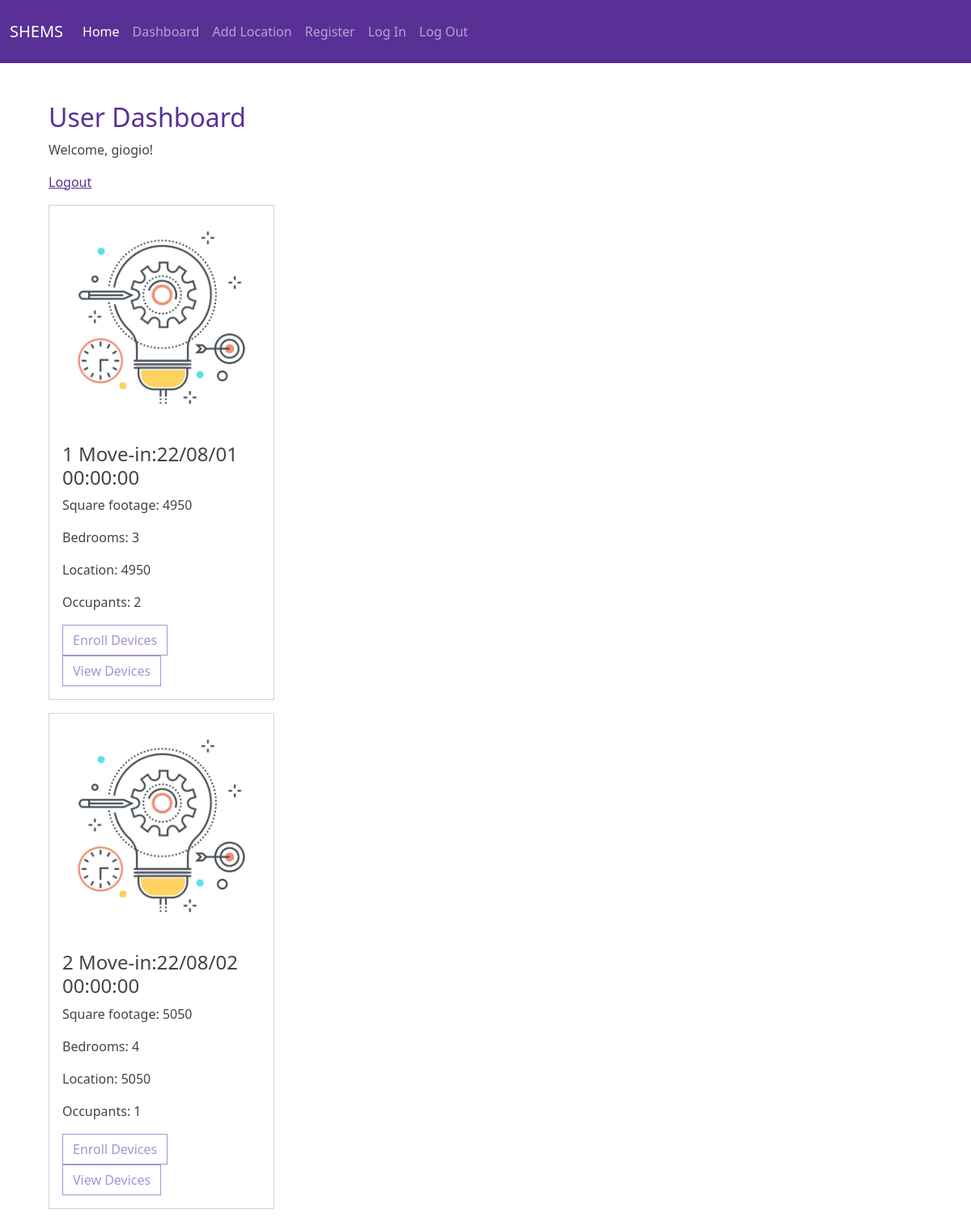
/dashboard (signed in), run on the app's committed database.
### tables this page shows
CREATE TABLE ServiceLocation (
               LocationID INT(5) PRIMARY KEY,
               UserID INT(5) NOT NULL,
               AddressID INT(5) NOT NULL,
               move_in_date VARCHAR(50) NOT NULL,
               square_footage INT(10) NOT NULL,
               bedrooms INT(5) NOT NULL,
               occupants INT(5) NOT NULL,
               hidden BOOLEAN NOT NULL,
               FOREIGN KEY (UserID) REFERENCES User(UserID),
               FOREIGN KEY (AddressID) REFERENCES Address(AddressID));

### app.py (the view)
@app.route('/dashboard')
def dashboard():
    if 'user_id' in session:
        connection = get_db_connection()
        cursor = connection.cursor()
        locations = cursor.execute('SELECT * FROM ServiceLocation WHERE UserID = ?', (session['user_id'],)).fetchall()
        return render_template('dashboard.html', user_locations=locations)
    else:
        return redirect(url_for('login'))

### app.py (called while the page is built)
def get_db_connection():
    connection = sqlite3.connect('shems.db')
    connection.row_factory = sqlite3.Row
    return connection

### templates/dashboard.html (shortened to what this page needs)
{% extends 'base.html' %}
{% block content %}
<div class="container mt-5 ms-5">
  <h2 class="text-primary">User Dashboard</h2>
  <p>Welcome, {{ session.username }}!</p>
  <a href="/logout">Logout</a>
    {% if user_locations %}
    {% for location in user_locations %}
        <div class="col-lg-3 col-md-6 col-sm-12">
            <div class="card my-3">
            <img src="{{url_for('static', filename='homepage_img.jpeg')}}"/>
            <div class="card-body">
                <div class="card-title">
                    <h4>
                        {{ location.LocationID }} Move-in:{{ location.move_in_date }}
                    </h4>
                </div>
                <p>Square footage: {{location.square_footage}}</p>
                <p>Bedrooms: {{location.bedrooms}}</p>
                <p>Location: {{location.square_footage}}</p>
                <p>Occupants: {{location.occupants}}</p>
                <a href="{{ url_for('enroll_device') }}" class="btn btn-rounded btn-outline-secondary">Enroll Devices</a>
                <a href="{{ url_for('devices') }}" class="btn btn-rounded btn-outline-secondary">View Devices</a>
            </div>
            </div>
        </div>
    {% endfor %}
    {% else %}
        <div class="d-flex container mt-5">
            <h3>No locations yet. Try adding a new location.</h3>
        </div>
    {% endif %}
</div>
{% endblock %}

### templates/base.html (shortened to what this page needs)
<!DOCTYPE html>
<html lang="en">
<head>
    <link rel="stylesheet" href="https://cdn.jsdelivr.net/npm/bootswatch@5.3.2/dist/pulse/bootstrap.min.css">
</head>
<body>
    <nav class="navbar navbar-expand-lg bg-primary" data-bs-theme="dark">
      <div class="container-fluid">
        <a class="navbar-brand" href="#">SHEMS</a>
        <div class="collapse navbar-collapse" id="navbarColor01">
          <ul class="navbar-nav me-auto">
            <li class="nav-item">
              <a class="nav-link active" href="{{ url_for('home') }}">Home
              </a>
            </li>
            <li class="nav-item">
              <a class="nav-link" href="{{ url_for('dashboard') }}">Dashboard</a>
            </li>
            <li class="nav-item">
            <a class="nav-link" href="{{ url_for('add_location') }}">Add Location</a>
            </li>
            <li class="nav-item">
              <a class="nav-link" href="{{ url_for('register') }}">Register</a>
            </li>
            <li class="nav-item">
              <a class="nav-link" href="{{ url_for('login') }}">Log In</a>
            </li>
            <li class="nav-item">
              <a class="nav-link" href="{{ url_for('logout') }}">Log Out</a>
            </li>
          </ul>
        </div>
      </div>
    </nav>
    {% block content %}
    {% endblock %}
</body>
</html>

### data on the page
ServiceLocation: LocationID "1", move_in_date "22/08/01 00:00:00", square_footage "4950", bedrooms "3", occupants "2"
ServiceLocation: LocationID "2", move_in_date "22/08/02 00:00:00", square_footage "5050", bedrooms "4", occupants "1"

### other printed values
{{ session.username }} "giogio"
